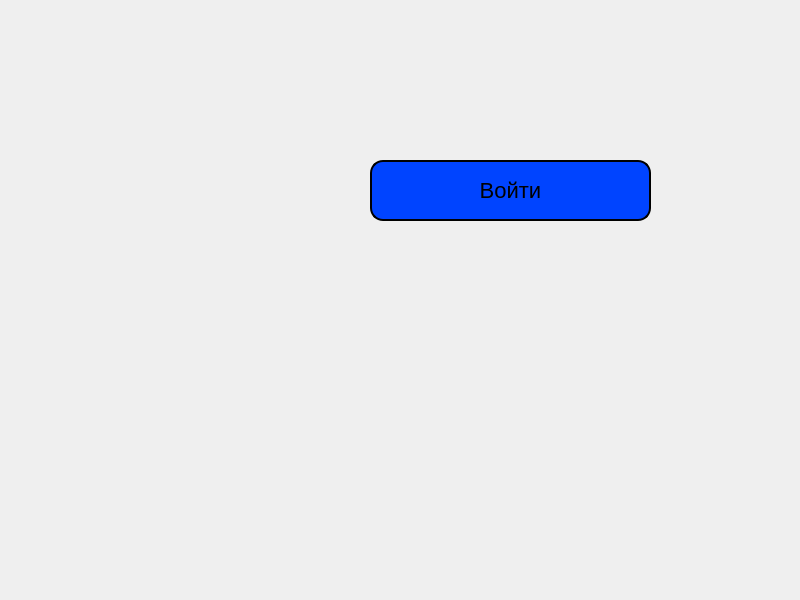
    <widget class="QWidget" name="firstPage">
     <property name="styleSheet">
      <string notr="true"/>
     </property>
     <widget class="QLabel" name="background_Main_label">
      <property name="geometry">
       <rect>
        <x>0</x>
        <y>0</y>
        <width>791</width>
        <height>591</height>
       </rect>
      </property>
      <property name="text">
       <string/>
      </property>
     </widget>
     <widget class="QLabel" name="enterProgramm_logo_label">
      <property name="geometry">
       <rect>
        <x>430</x>
        <y>30</y>
        <width>361</width>
        <height>101</height>
       </rect>
      </property>
      <property name="styleSheet">
       <string notr="true"/>
      </property>
      <property name="text">
       <string/>
      </property>
     </widget>
     <widget class="QPushButton" name="enterProgramm_button">
      <property name="geometry">
       <rect>
        <x>370</x>
        <y>160</y>
        <width>281</width>
        <height>61</height>
       </rect>
      </property>
      <property name="styleSheet">
       <string notr="true">QPushButton{
	font: 900 9pt &quot;Segoe UI&quot;;
	border: 2px solid black;
	background-color: rgb(0, 68, 255);
	font-size: 22px;	
	border-radius: 13px;	
	color:black;
}

QPushButton:pressed
{
	background-color: rgb(26, 18, 139);
}

QPushButton:hover
{
	background-color: rgb(14, 118, 255);
}
</string>
      </property>
      <property name="text">
       <string>Войти</string>
      </property>
     </widget>
    </widget>
